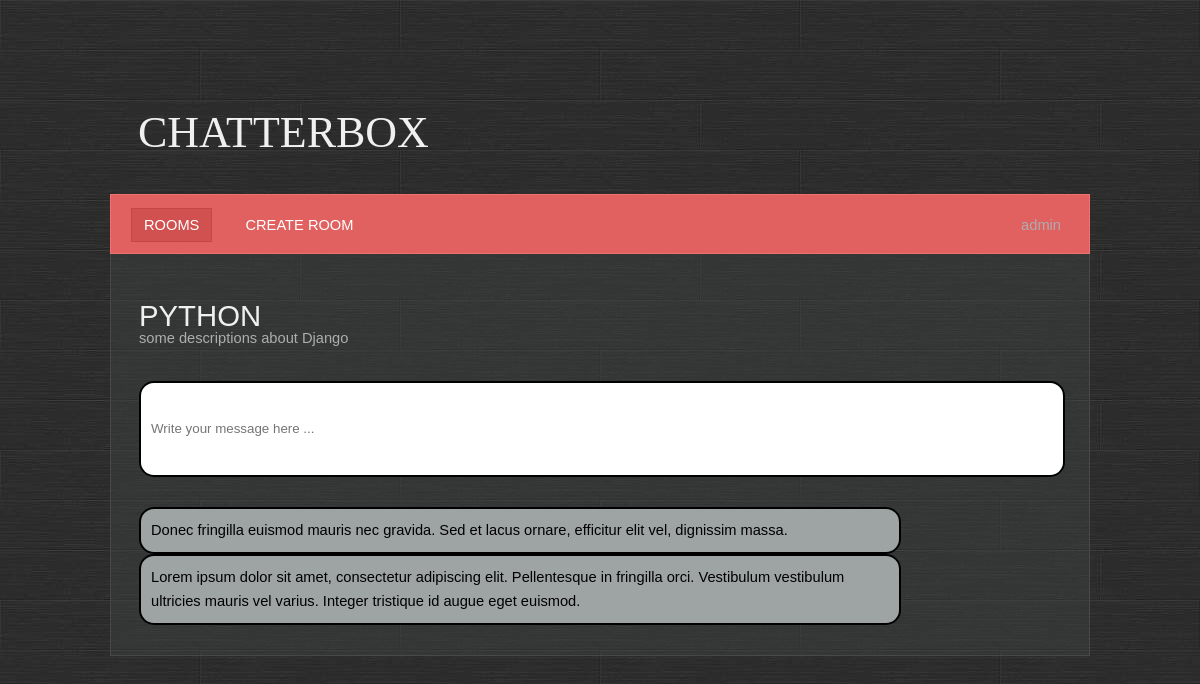
The page /room/detail/2/ (signed in) on the database its author committed.
### base/models.py (models this page shows, shortened)
class Room(Model):
    name = models.CharField(max_length=200, unique=True)
    description = models.TextField(null=True, blank=True)
    participants = models.ManyToManyField(User, related_name="participants", blank=True)
    created = models.DateTimeField(auto_now_add=True)
    updated = models.DateTimeField(auto_now=True)
    class Meta:
        ordering = ['-created', 'name']

class Message(Model):
    body = models.TextField()
    room = models.ForeignKey(Room, on_delete=models.CASCADE)
    user = models.ForeignKey(User, on_delete=models.CASCADE)
    created = models.DateTimeField(auto_now_add=True)
    updated = models.DateTimeField(auto_now=True)
    class Meta:
        ordering = ['-created', 'body']

### base/views.py (the view, shortened to what this page needs)
# urls.py: path('room/detail/<pk>/', base.views.room, name='room'),
def room(request, pk):
    room = Room.objects.get(id=pk)
    messages = room.message_set.all()
    context = {'messages': messages, 'room': room}
    return render(request, template_name='base/room.html', context=context)

### base/templates/base/room.html (shortened to what this page needs)
{% extends 'main.html' %}
{%  block content %}
    <h1>{{ room.name }}</h1>
    <div class="box">
        {{ room.description }}
    </div>
    <div class="box room__message">
        <form method="post">
            <input id="new_message" name="body" placeholder="Write your message here ...">
        </form>
    </div>
    <div class="box">
        {% for message in messages %}
            <div class="message">{{ message.body }}</div>
        {% endfor %}
    </div>
{%  endblock %}

### templates/navbar.html
<ul>
    <li class="first active">
        <a href="{% url 'rooms' %}">Rooms</a>
    </li>
    <li>
        <a href="{% url 'room_create' %}">Create Room</a>
    </li>
    <li class="last-child">
        {{ user.username }}
    </li>
</ul><br class="clearfix">

### static/styles/style.css (style rules this page uses)
* { margin: 0; padding: 0; }
a { text-decoration: underline; color: #e8e8e8; }
body { font-size: 11pt; line-height: 1.6em; font-family: Arial, sans-serif; background: #9ea3a3; color: #adadad; background: url(/static/images/bg.jpg); }
h1,h2,h3,h4 { text-transform: uppercase; font-weight: normal; color: #f0f0f0; }
ul { margin-bottom: 1.25em; }
ul { list-style: none; }
.last-child { float:right; }
.message { width: 80%; padding: 10px; color: black; background: #9ea3a3; border-radius: 15px; border: 2px solid black; }
.room__message { background: white; border-radius: 15px; border: 2px solid black; width: 100%; }
.room__message > form > input { resize: none; border: none; outline: none; padding: 10px; height: 4.5rem; width: 100%; }
.box { overflow: hidden; margin: 0px 0 30px 0; }
#menu a { text-decoration: none; text-transform: uppercase; color: #ffffff; padding: 8px 12px 8px 12px; border: solid 1px #e16060; }
#menu ul { list-style: none; }
#menu ul li { display: inline; padding: 0 8px 0 8px; }
#menu ul li.first { padding-left: 0; }
#menu ul li.active a { background: #D15050; border: solid 1px #C64545; }

### rows shown on the page
Room: name "PYTHON", description "some descriptions about Django"
Message: body "Donec fringilla euismod mauris nec gravida. Sed et lacus ornare, efficitur elit vel, dignissim massa."
Message: body "Lorem ipsum dolor sit amet, consectetur adipiscing elit. Pellentesque in fringilla orci. Vestibulum vestibulum ultricies mauris vel varius. Integer tristique id augue eget euismod."

### other values the page prints
{{ user.username }} "admin"
